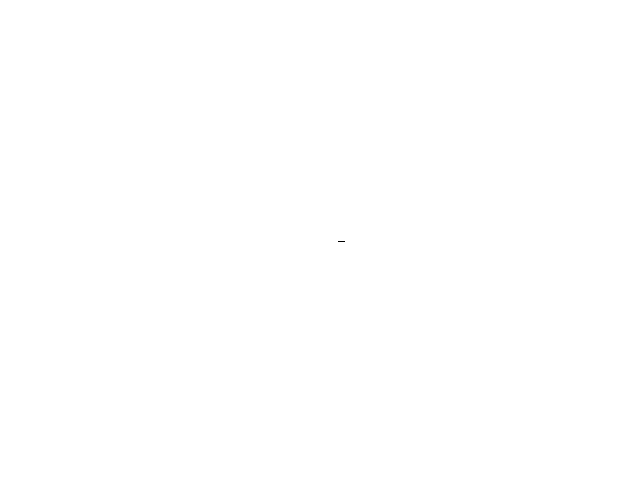
Frame 1 (no input)
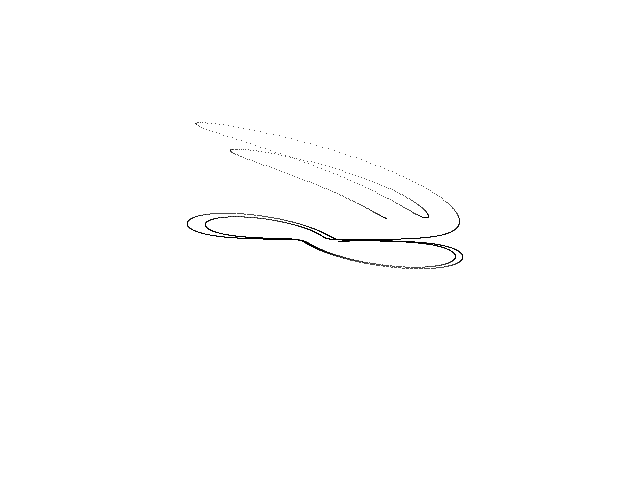
Frame 60 (the mouse pressed at the canvas centre just before this capture)
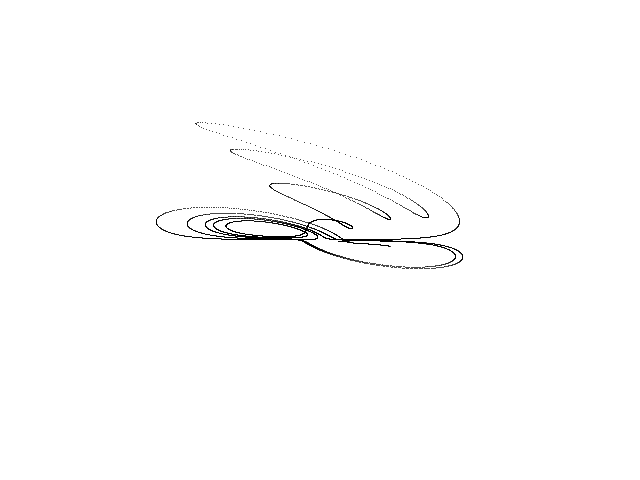
Frame 120 (the mouse held since frame 60 and released just before this capture)

The Processing sketch that drew these frames (run headless with seeded random() and noise(); from frame 60 on, the mouse is pressed at the canvas centre):

// Processing sketch: Zhou_Chen
// ── Zhou_Chen.pde
// Zhou-Chen chaotic attractor //

  float x = 3.0;
  float y = 1.0;
  float z = 1.0;
  float dt = 0.001;
  float a = 2.97;
  float b = 0.15;
  float c = -3.0;
  float d = 1.0;
  float e = -8.78;


void setup() {
  
  size(640, 480);
  background(255);
  
}

void draw() {
  
  for (int i=0; i<100; i++) {
    
    float nx = x;
    float ny = y;
    float nz = z;
        
    x = nx + dt * (a * nx + b * ny + ny * nz);
    y = ny + dt * (c * ny - nx * nz + d * ny * nz);
    z = nz + dt * (e * nz - nx * ny);
        
    point(320 + (6 * x), 240 + (2 * y));
        
  }

}
